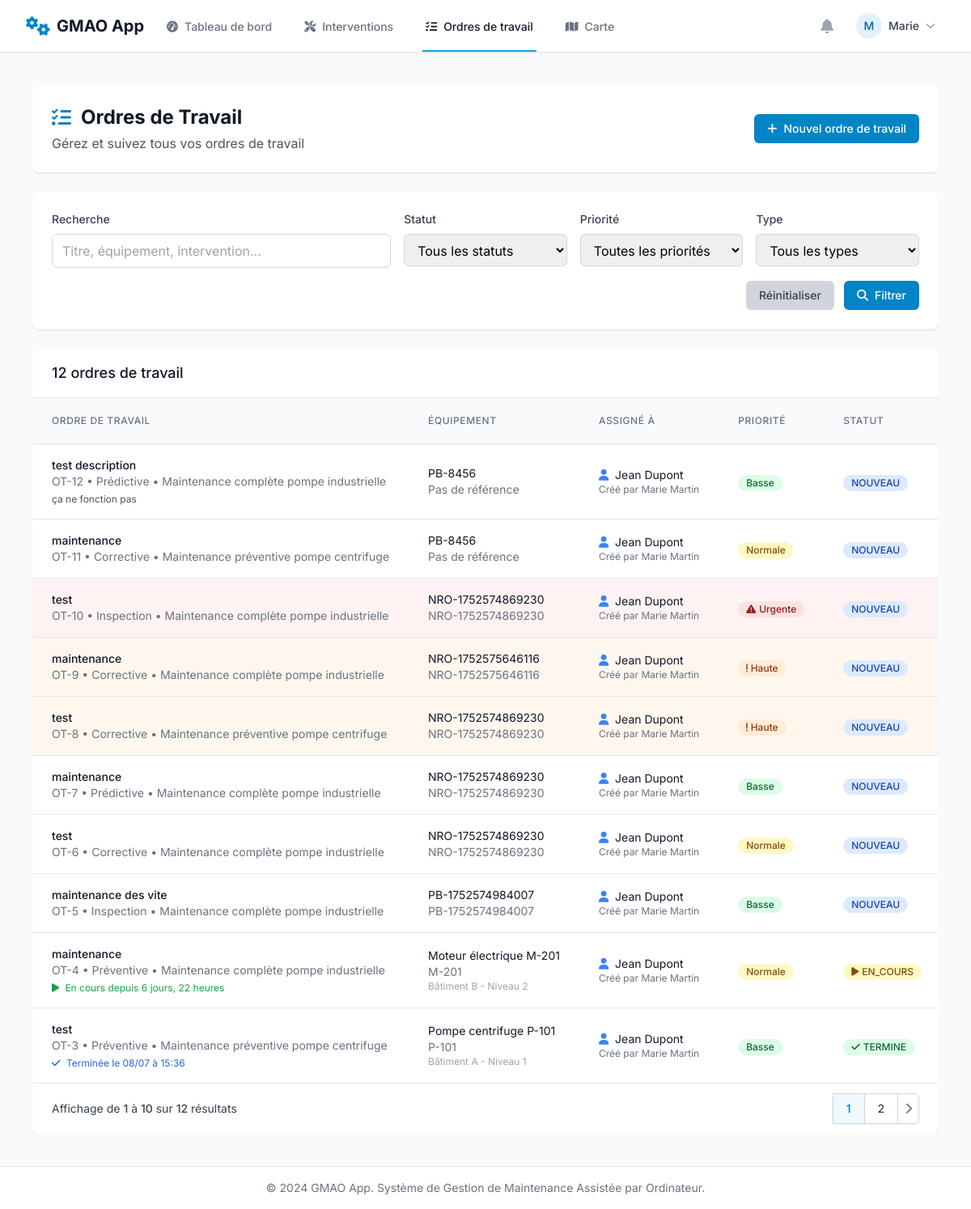
/ordres-travail/ (signed in), run on an earlier commit of the app's database.
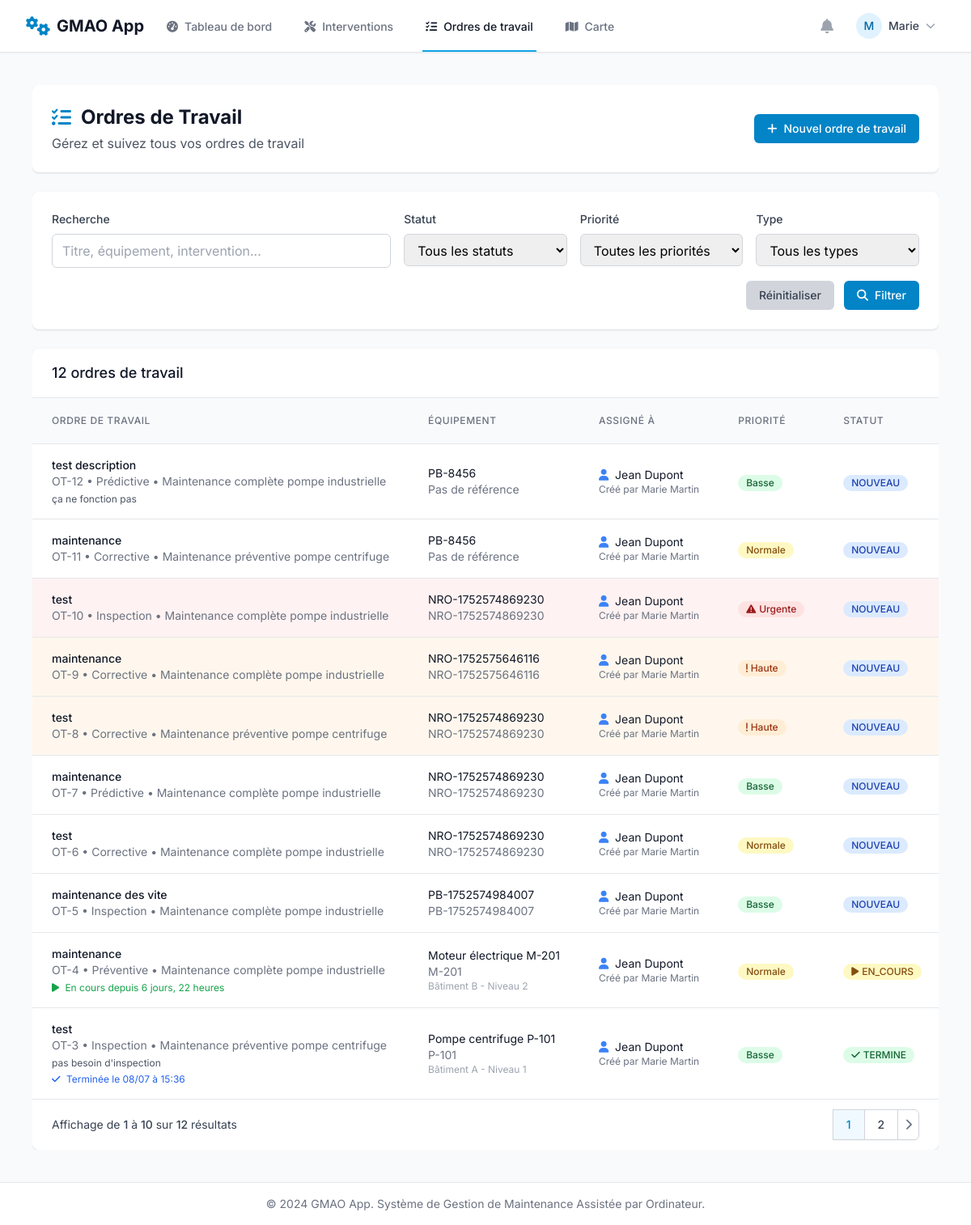
And on a later commit of the database.
### core/models.py (models this page shows, shortened)
class OrdreDeTravail(models.Model):
    TYPE_OT_CHOIX = [
        ('PREVENTIVE', 'Préventive'),
        ('CORRECTIVE', 'Corrective'),
        ('PREDICTIVE', 'Prédictive'),
        ('INSPECTION', 'Inspection'),
        ('AUDIT', 'Audit'),
        ('AUTRE', 'Autre')
    ]
    titre = models.CharField(max_length=255)
    description_detaillee = models.TextField(blank=True, null=True)
    bloque_par_reparation = models.BooleanField(default=False)
    type_OT = models.CharField(max_length=20, choices=TYPE_OT_CHOIX, default='AUTRE')
    intervention = models.ForeignKey(Intervention, on_delete=models.PROTECT)
    cree_par = models.ForeignKey(settings.AUTH_USER_MODEL, on_delete=models.SET_NULL, null=True, related_name='ordres_de_travail_crees', help_text="L'utilisateur qui a initialement créé l'ordre de travail.")
    assigne_a_technicien = models.ForeignKey(settings.AUTH_USER_MODEL, on_delete=models.SET_NULL, null=True, blank=True, related_name='taches_assignees')
    assigne_a_equipe = models.ForeignKey(Equipe, on_delete=models.SET_NULL, null=True, blank=True)
    asset = models.ForeignKey(Asset, on_delete=models.CASCADE)
    statut = models.ForeignKey(StatutWorkflow, on_delete=models.SET_NULL, null=True, blank=True)
    priorite = models.PositiveIntegerField(choices=[(1, 'Basse'), (2, 'Normale'), (3, 'Haute'), (4, 'Urgente')], default=2)
    date_creation = models.DateTimeField(default=timezone.now)
    date_prevue_debut = models.DateTimeField()
    date_debut_reel = models.DateTimeField(null=True, blank=True, help_text="Date et heure réelles du début de l'intervention.")
    date_fin_reelle = models.DateTimeField(null=True, blank=True, help_text="Date et heure réelles de la fin de l'intervention.")
    cout_main_oeuvre_reel = models.DecimalField(max_digits=10, decimal_places=2, default=0.00)
    cout_pieces_reel = models.DecimalField(max_digits=10, decimal_places=2, default=0.00)
    def __str__(self):
        return f"OT-{self.id}: {self.titre}"

class Intervention(models.Model):
    STATUT_CHOIX = [
        ('DRAFT', 'Brouillon'),
        ('VALIDATED', 'Validé'),
        ('ARCHIVED', 'Archivé'),
    ]
    nom = models.CharField(max_length=255)
    description = models.TextField(blank=True, null=True, help_text="Décrivez l'objectif général de cette intervention.")
    statut = models.CharField(max_length=20, choices=STATUT_CHOIX, default='DRAFT')
    duree_estimee_heures = models.PositiveIntegerField(default=1, help_text="Durée estimée de l'intervention en heures.")
    techniciens_requis = models.PositiveIntegerField(default=1, help_text="Nombre de techniciens nécessaires.")
    competences_requises = models.ManyToManyField(Competence, blank=True, help_text="Compétences suggérées pour réaliser cette intervention.")
    pieces_necessaires = models.ManyToManyField(PieceDetachee, blank=True, help_text="Nomenclature des pièces habituellement nécessaires.")

class Asset(models.Model):
    STATUT_ASSET_CHOIX = [
        ('EN_SERVICE', 'En service'),
        ('EN_PANNE', 'En panne'),
        ('EN_MAINTENANCE', 'En maintenance'),
        ('HORS_SERVICE', 'Hors service')
    ]
    nom = models.CharField(max_length=255)
    reference = models.CharField(max_length=100, blank=True, null=True)
    categorie = models.ForeignKey(CategorieAsset, on_delete=models.SET_NULL, null=True, blank=True)
    parent = models.ForeignKey('self', on_delete=models.SET_NULL, null=True, blank=True, related_name='enfants')
    marque = models.CharField(max_length=100, blank=True, null=True)
    modele = models.CharField(max_length=100, blank=True, null=True)
    date_achat = models.DateField(null=True, blank=True)
    date_mise_en_service = models.DateField(null=True, blank=True)
    fin_garantie = models.DateField(null=True, blank=True)
    statut = models.CharField(max_length=20, choices=STATUT_ASSET_CHOIX, default='EN_SERVICE')
    criticite = models.PositiveIntegerField(choices=[(1, 'Basse'), (2, 'Moyenne'), (3, 'Haute'), (4, 'Critique')], default=2)
    localisation_texte = models.CharField(max_length=255, blank=True, null=True)
    latitude = models.DecimalField(max_digits=9, decimal_places=6, null=True, blank=True)
    longitude = models.DecimalField(max_digits=9, decimal_places=6, null=True, blank=True)
    photo_principale = models.ImageField(upload_to='asset_photos/', null=True, blank=True)
    qr_code_identifier = models.UUIDField(default=uuid.uuid4, editable=False, unique=True)
    adresse_complete = models.TextField(
        blank=True,
        null=True,
        help_text="Adresse complète de l'asset"
    )
    qr_code_image = models.ImageField(
        upload_to='qr_codes/',
        null=True,
        blank=True,
        help_text="Image du QR code généré automatiquement"
    )
    manuel_technique = models.FileField(
        upload_to='manuels_techniques/',
        null=True,
        blank=True,
        help_text="Manuel technique ou documentation de l'équipement"
    )
    derniere_maintenance = models.DateTimeField(
        null=True,
        blank=True,
        help_text="Date de la dernière maintenance effectuée"
    )
    prochaine_maintenance = models.DateTimeField(
        null=True,
        blank=True,
        help_text="Date prévue de la prochaine maintenance"
    )
    zone_geographique = models.ForeignKey(ZoneGeographique, on_delete=models.SET_NULL, null=True, blank=True)
    nb_fibres_total = models.PositiveIntegerField(null=True, blank=True, help_text="Nombre total de fibres")
    nb_fibres_utilisees = models.PositiveIntegerField(default=0, help_text="Nombre de fibres utilisées")
    niveau_hierarchique = models.PositiveIntegerField(default=1, help_text="1=NRO, 2=PM, 3=PB, 4=PTO")
    TYPE_CONNECTEUR = [
        ('SC', 'SC'),
        ('LC', 'LC'),
        ('FC', 'FC'),
        ('ST', 'ST'),
        ('E2000', 'E2000')
    ]
    type_connecteur = models.CharField(max_length=10, choices=TYPE_CONNECTEUR, blank=True)
    geometrie_geojson = models.JSONField(null=True, blank=True, help_text="Géométrie de l'asset (point, ligne, polygone)")

class StatutWorkflow(models.Model):
    nom = models.CharField(max_length=50, unique=True)
    description = models.CharField(max_length=255, blank=True)
    couleur_html = models.CharField(max_length=7, default='#808080', help_text="Code couleur Hex. Ex: #FF5733")
    est_statut_final = models.BooleanField(default=False, help_text="Cocher si c'est un statut de clôture (Terminé, Annulé).")

### core/views.py (the view)
# urls.py: path('ordres-travail/', views.liste_ordres_travail, name='liste_ordres_travail'),
@login_required
def liste_ordres_travail(request):
    ordres = OrdreDeTravail.objects.select_related(
        'intervention', 'asset', 'statut', 'cree_par', 'assigne_a_technicien'
    ).annotate(
        cout_total=F('cout_main_oeuvre_reel') + F('cout_pieces_reel')
    )
    print(ordres)
    user_role = get_user_role(request.user)
    if user_role == 'TECHNICIEN':
        ordres = ordres.filter(
            Q(assigne_a_technicien=request.user) |
            Q(assigne_a_equipe__membres=request.user)
        )
    elif user_role in ['MANAGER', 'ADMIN']:
        pass
    else:
        ordres = ordres.filter(
            Q(cree_par=request.user) |
            Q(assigne_a_technicien=request.user) |
            Q(assigne_a_equipe__membres=request.user)
        )
    ordres = ordres.order_by('-date_creation')
    statut_filter = request.GET.get('statut')
    priorite_filter = request.GET.get('priorite')
    type_filter = request.GET.get('type_OT')
    search = request.GET.get('search')
    if statut_filter:
        ordres = ordres.filter(statut__nom=statut_filter)
    if priorite_filter:
        ordres = ordres.filter(priorite=priorite_filter)
    if type_filter:
        ordres = ordres.filter(type_OT=type_filter)
    if search:
        ordres = ordres.filter(
            Q(titre__icontains=search) |
            Q(asset__nom__icontains=search) |
            Q(intervention__nom__icontains=search)
        )
    paginator = Paginator(ordres, 10)
    page_number = request.GET.get('page')
    page_obj = paginator.get_page(page_number)
    statuts = StatutWorkflow.objects.all()
    priorites = [(1, 'Basse'), (2, 'Normale'), (3, 'Haute'), (4, 'Urgente')]
    types_ot = OrdreDeTravail.TYPE_OT_CHOIX
    context = {
        'ordres_page': page_obj,
        'statuts': statuts,
        'priorites': priorites,
        'types_ot': types_ot,
        'current_filters': {
            'statut': statut_filter,
            'priorite': priorite_filter,
            'type_OT': type_filter,
            'search': search,
        },
        'user_role': user_role
    }
    return render(request, 'core/ot/liste_ordres_travail.html', context)

### templates/core/ot/liste_ordres_travail.html (shortened to what the changed rows need)
{% extends 'core/base.html' %}
{% load custom_filters %}
{% block content %}
<div class="space-y-6">
    <div class="bg-white shadow rounded-lg p-6">
        <div class="flex items-center justify-between">
            <div>
                <h1 class="text-2xl font-bold text-gray-900 flex items-center">
                    <i class="fas fa-tasks mr-3 text-gmao-600"></i>
                    {% if user_role == 'TECHNICIEN' %}
                        Mes ordres de travail
                    {% else %}
                        Ordres de Travail
                    {% endif %}
                </h1>
            </div>
        </div>
    </div>
    <div class="bg-white shadow rounded-lg overflow-hidden">
        {% if ordres_page.object_list %}
        <div class="overflow-x-auto">
            <table class="min-w-full divide-y divide-gray-200">
                <thead class="bg-gray-50">
                    <tr>
                        <th class="px-6 py-3 text-left text-xs font-medium text-gray-500 uppercase tracking-wider">
                            Ordre de travail
                        </th>
                        <th class="px-6 py-3 text-left text-xs font-medium text-gray-500 uppercase tracking-wider">
                            Équipement
                        </th>
                        {% if user_role in 'MANAGER,ADMIN' %}
                        <th class="px-6 py-3 text-left text-xs font-medium text-gray-500 uppercase tracking-wider">
                            Assigné à
                        </th>
                        {% endif %}
                        <th class="px-6 py-3 text-left text-xs font-medium text-gray-500 uppercase tracking-wider">
                            Priorité
                        </th>
                        <th class="px-6 py-3 text-left text-xs font-medium text-gray-500 uppercase tracking-wider">
                            Statut
                        </th>
                    </tr>
                </thead>
                <tbody class="bg-white divide-y divide-gray-200">
                    {% for ordre in ordres_page %}
                    <tr class="hover:bg-gray-50 {% if ordre.priorite == 4 %}bg-red-50{% elif ordre.priorite == 3 %}bg-orange-50{% endif %}">
                        <td class="px-6 py-4 whitespace-nowrap">
                            <div>
                                <div class="text-sm font-medium text-gray-900">
                                    <a href="{% url 'detail_ordre_travail' ordre.pk %}" class="hover:text-gmao-600">
                                        {{ ordre.titre }}
                                    </a>
                                </div>
                                <div class="text-sm text-gray-500">
                                    OT-{{ ordre.id }} • {{ ordre.get_type_OT_display }} • {{ ordre.intervention.nom }}
                                </div>
                                {% if ordre.description_detaillee %}
                                <div class="text-xs text-gray-600 mt-1 truncate" title="{{ ordre.description_detaillee }}">
                                    {{ ordre.description_detaillee|truncatewords:10 }}
                                </div>
                                {% endif %}
                                {% if ordre.date_debut_reel and not ordre.date_fin_reelle %}
                                <div class="text-xs text-green-600 mt-1">
                                    <i class="fas fa-play mr-1"></i>
                                    En cours depuis {{ ordre.date_debut_reel|timesince }}
                                </div>
                                {% elif ordre.date_fin_reelle %}
                                <div class="text-xs text-blue-600 mt-1">
                                    <i class="fas fa-check mr-1"></i>
                                    Terminée le {{ ordre.date_fin_reelle|date:"d/m à H:i" }}
                                </div>
                                {% endif %}
                            </div>
                        </td>
                        <td class="px-6 py-4 whitespace-nowrap">
                            <div class="text-sm text-gray-900">{{ ordre.asset.nom }}</div>
                            <div class="text-sm text-gray-500">{{ ordre.asset.reference|default:"Pas de référence" }}</div>
                            {% if ordre.asset.localisation_texte %}
                            <div class="text-xs text-gray-400">{{ ordre.asset.localisation_texte }}</div>
                            {% endif %}
                        </td>
                        {% if user_role in 'MANAGER,ADMIN' %}
                        <td class="px-6 py-4 whitespace-nowrap">
                            <div class="text-sm text-gray-900">
                                {% if ordre.assigne_a_technicien %}
                                <i class="fas fa-user mr-1 text-blue-500"></i>
                                {{ ordre.assigne_a_technicien.get_full_name|default:ordre.assigne_a_technicien.username }}
                                {% elif ordre.assigne_a_equipe %}
                                <i class="fas fa-users mr-1 text-purple-500"></i>
                                {{ ordre.assigne_a_equipe.nom }}
                                {% else %}
                                <span class="text-red-400 italic">Non assigné</span>
                                {% endif %}
                            </div>
                            <div class="text-xs text-gray-500">
                                Créé par {{ ordre.cree_par.get_full_name|default:ordre.cree_par.username }}
                            </div>
                        </td>
                        {% endif %}
                        <td class="px-6 py-4 whitespace-nowrap">
                            <span class="inline-flex items-center px-2.5 py-0.5 rounded-full text-xs font-medium {{ ordre.priorite|priority_class }}">
                                {{ ordre.priorite|priority_text }}
                            </span>
                        </td>
                        <td class="px-6 py-4 whitespace-nowrap">
                            {% if ordre.statut %}
                            <span class="inline-flex items-center px-2.5 py-0.5 rounded-full text-xs font-medium
                                {% if ordre.statut.nom == 'NOUVEAU' %}bg-blue-100 text-blue-800
                                {% elif ordre.statut.nom == 'EN_COURS' %}bg-yellow-100 text-yellow-800
                                {% elif ordre.statut.nom == 'EN_ATTENTE' %}bg-gray-100 text-gray-800
                                {% elif ordre.statut.nom == 'TERMINE' %}bg-green-100 text-green-800
                                {% elif ordre.statut.nom == 'ANNULE' %}bg-red-100 text-red-800
                                {% else %}bg-purple-100 text-purple-800{% endif %}">
                                {% if ordre.statut.nom == 'EN_COURS' %}
                                <i class="fas fa-play mr-1"></i>
                                {% elif ordre.statut.nom == 'TERMINE' %}
                                <i class="fas fa-check mr-1"></i>
                                {% elif ordre.statut.nom == 'ANNULE' %}
                                <i class="fas fa-times mr-1"></i>
                                {% endif %}
                                {{ ordre.statut.nom }}
                            </span>
                            {% else %}
                            <span class="inline-flex items-center px-2.5 py-0.5 rounded-full text-xs font-medium bg-gray-100 text-gray-800">
                                Nouveau
                            </span>
                            {% endif %}
                        </td>
                    </tr>
                    {% endfor %}
                </tbody>
            </table>
        </div>
        {% endif %}
    </div>
</div>
{% endblock %}

What changed in the data, as far as the page shows it:
changed OrdreDeTravail "Pompe centrifuge P-101": type_OT "Préventive" → "Inspection"; description_detaillee (not shown) → "pas besoin d'inspection"
